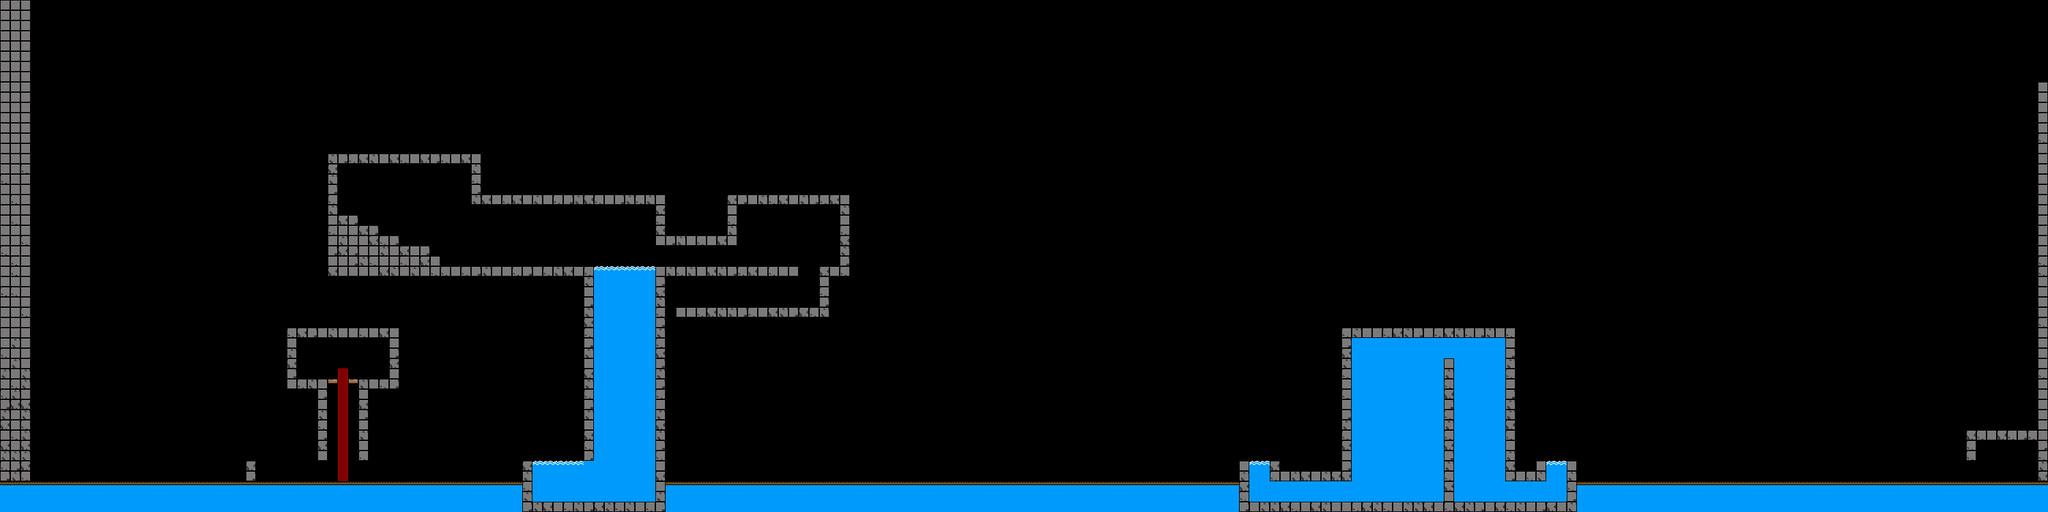

This game map was drawn from its Tiled (.tmx) file and the tilesets committed beside it. A one-line description and the trimmed map source follow:
An orthogonal 200x50 tile map with 16x16 px tiles, 4 tile layers (Wallpaper, Background, Foreground, Objects), 2 tilesets and 111 objects (36x Spawn, 29x Gem, 20x Basic Fish Bounds, 8x Jellyfish Bounds, 5x Camera Bounds, ...).

<map version="1.0" orientation="orthogonal" width="200" height="50" tilewidth="16" tileheight="16">
 <tileset firstgid="1" name="mudworld" tilewidth="16" tileheight="16">
  <image source="../levels/mudworld.png" width="512" height="64" />
  <tile id="11">
   <properties>
    <property name="blocked" value="" />
   </properties>
  </tile>
  <tile id="13">
   <properties>
    <property name="blocked" value="" />
   </properties>
  </tile>
  <tile id="14">
   <properties>
    <property name="torch" value="" />
   </properties>
  </tile>
  <tile id="15">
   <properties>
    <property name="torch" value="" />
   </properties>
  </tile>
  <tile id="19">
   <properties>
    <property name="spike" value="" />
   </properties>
  </tile>
  <tile id="20">
   <properties>
    <property name="blocked" value="" />
   </properties>
  </tile>
  <tile id="22">
   <properties>
    <property name="torchS" value="" />
   </properties>
  </tile>
  <tile id="23">
   <properties>
    <property name="waterfall" value="" />
   </properties>
  </tile>
  <tile id="24">
   <properties>
    <property name="water" value="" />
    <property name="wave" value="" />
   </properties>
  </tile>
  <tile id="27">
   <properties>
    <property name="blocked" value="" />
   </properties>
  </tile>
  <tile id="43">
   <properties>
    <property name="blocked" value="" />
   </properties>
  </tile>
  <tile id="44">
   <properties>
    <property name="blocked" value="" />
   </properties>
  </tile>
  <tile id="46">
   <properties>
    <property name="climbable" value="" />
   </properties>
  </tile>
  <tile id="47">
   <properties>
    <property name="torch" value="" />
   </properties>
  </tile>
  <tile id="51">
   <properties>
    <property name="spike" value="" />
   </properties>
  </tile>
  <tile id="54">
   <properties>
    <property name="torchS" value="" />
   </properties>
  </tile>
  <tile id="55">
   <properties>
    <property name="waterfall" value="" />
   </properties>
  </tile>
  <tile id="56">
   <properties>
    <property name="water" value="" />
    <property name="wave" value="" />
   </properties>
  </tile>
  <tile id="60">
   <properties>
    <property name="blocked" value="" />
   </properties>
  </tile>
  <tile id="76">
   <properties>
    <property name="blocked" value="" />
   </properties>
  </tile>
  <tile id="77">
   <properties>
    <property name="blocked" value="" />
   </properties>
  </tile>
  <tile id="78">
   <properties>
    <property name="blocked" value="" />
   </properties>
  </tile>
  <tile id="80">
   <properties>
    <property name="torch" value="" />
   </properties>
  </tile>
  <tile id="85">
   <properties>
    <property name="spike" value="" />
   </properties>
  </tile>
  <tile id="86">
   <properties>
    <property name="blocked" value="" />
   </properties>
  </tile>
  <tile id="87">
   <properties>
    <property name="torchS" value="" />
   </properties>
  </tile>
  <tile id="88">
   <properties>
    <property name="water" value="" />
   </properties>
  </tile>
  <tile id="89">
   <properties>
    <property name="water" value="" />
    <property name="wave" value="" />
   </properties>
  </tile>
  <tile id="93">
   <properties>
    <property name="blocked" value="" />
   </properties>
  </tile>
  <tile id="94">
   <properties>
    <property name="platform" value="" />
   </properties>
  </tile>
  <tile id="103">
   <properties>
    <property name="log" value="" />
   </properties>
  </tile>
  <tile id="104">
   <properties>
    <property name="log" value="" />
   </properties>
  </tile>
  <tile id="105">
   <properties>
    <property name="log" value="" />
   </properties>
  </tile>
  <tile id="109">
   <properties>
    <property name="blocked" value="" />
   </properties>
  </tile>
  <tile id="110">
   <properties>
    <property name="blocked" value="" />
   </properties>
  </tile>
  <tile id="111">
   <properties>
    <property name="blocked" value="" />
   </properties>
  </tile>
  <tile id="112">
   <properties>
    <property name="blocked" value="" />
   </properties>
  </tile>
  <tile id="115">
   <properties>
    <property name="torch" value="" />
   </properties>
  </tile>
  <tile id="119">
   <properties>
    <property name="spike" value="" />
   </properties>
  </tile>
  <tile id="122">
   <properties>
    <property name="torchS" value="" />
   </properties>
  </tile>
  <tile id="123">
   <properties>
    <property name="waterfall" value="" />
   </properties>
  </tile>
  <tile id="124">
   <properties>
    <property name="water" value="" />
    <property name="wave" value="" />
   </properties>
  </tile>
 </tileset>
 <tileset firstgid="129" name="eraser" tilewidth="16" tileheight="16">
  <image source="../levels/eraser.png" width="100" height="100" />
 </tileset>
 <layer name="Wallpaper" width="200" height="50">
  <data>[10000 cells, 299 non-empty, 4 distinct tile ids]</data>
 </layer>
 <layer name="Background" width="200" height="50" opacity="0.99">
  <data>[10000 cells, 7348 non-empty, 27 distinct tile ids]</data>
 </layer>
 <layer name="Foreground" width="200" height="50">
  <data>[10000 cells, 7804 non-empty, 33 distinct tile ids]</data>
 </layer>
 <layer name="Objects" width="200" height="50">
  <data>[10000 cells, 0 non-empty, 0 distinct tile ids]</data>
 </layer>
 <objectgroup name="Spawns" width="200" height="50">
  <object name="Main Spawn" x="50" y="710" width="71" height="39">
   <properties>
    <property name="spawnmain" value="" />
   </properties>
  </object>
  <object name="Spawn" x="451" y="717" width="36" height="28">
   <properties>
    <property name="slinger" value="" />
   </properties>
  </object>
  <object name="Spawn" x="490" y="560" width="36" height="28">
   <properties>
    <property name="jumper" value="" />
   </properties>
  </object>
  <object name="Spawn" x="713" y="719" width="36" height="28">
   <properties>
    <property name="jumper" value="" />
   </properties>
  </object>
  <object name="Spawn" x="910" y="728" width="18" height="21">
   <properties>
    <property name="jfish" value="" />
   </properties>
  </object>
  <object name="Spawn" x="932" y="657" width="18" height="21">
   <properties>
    <property name="bfish" value="" />
   </properties>
  </object>
  <object name="Spawn" x="1009" y="575" width="18" height="21">
   <properties>
    <property name="bfish" value="" />
   </properties>
  </object>
  <object name="Spawn" x="932" y="500" width="18" height="21">
   <properties>
    <property name="bfish" value="" />
   </properties>
  </object>
  <object name="Spawn" x="1014" y="436" width="18" height="21">
   <properties>
    <property name="bfish" value="" />
   </properties>
  </object>
  <object name="Spawn" x="762" y="388" width="18" height="21">
   <properties>
    <property name="charger" value="" />
   </properties>
  </object>
  <object name="Spawn" x="602" y="339" width="18" height="21">
   <properties>
    <property name="jumper" value="" />
   </properties>
  </object>
  </objectgroup>
 <objectgroup name="Camera Bounds" width="200" height="50">
  <!-- 74 objects omitted --></objectgroup>
 <objectgroup name="Creature Bounds" width="200" height="50">
  <!-- 66 objects omitted --></objectgroup>
 <objectgroup name="Slopes" width="200" height="50" />
 <objectgroup name="Gems" width="200" height="50" opacity="0.97">
  <!-- 38 objects omitted --></objectgroup>
 <objectgroup name="Platforms" width="200" height="50" />
 <objectgroup name="Destructibles" width="200" height="50">
  <!-- 9 objects omitted --></objectgroup>
 <objectgroup name="Platform Bounds" width="200" height="50" />
 <objectgroup name="Respawn Points" width="200" height="50">
  <!-- 5 objects omitted --></objectgroup>
 <objectgroup name="End Door" width="200" height="50">
  <!-- 1 objects omitted --></objectgroup>
</map>
<!-- 100 of 111 objects omitted -->